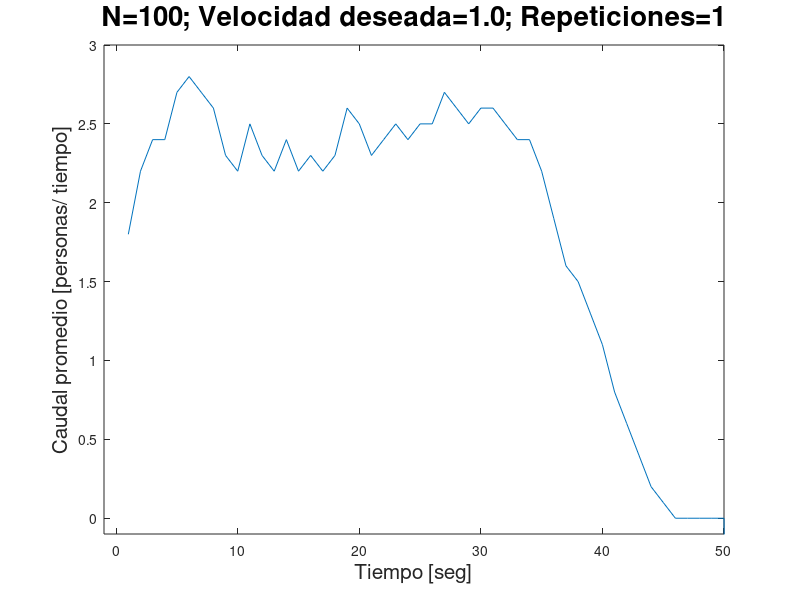

Recreate this plot in MATLAB.
 data= csvread ('N=100_Repeticiones=10/FLOW_N=100_DrivingVelocity=1.00000.csv');
time=data(:,1);
exits=data(:,2);

row = length(exits(:,1));
col = length(exits(1,:));

interval = 10

c = zeros(row - interval, col);
i=1;
while (i + interval <= row)
  for j = 1 : col
    c(i,j) = (exits(i + interval,j) - exits(i,j)) / interval;
   endfor
   i++;
endwhile

#caudalMean = mean(c')';
#errorCaudal = std(c')'./2;

fontsize=15;

maxTime=max(time);
plot(1:length(c(:,1)), c);
axis([-1 50 -0.1 3])
xlabel('Tiempo [seg]','fontsize',fontsize);
ylabel('Caudal promedio [personas/ tiempo]','fontsize',fontsize);
title('N=100; Velocidad deseada=1.0; Repeticiones=1','fontsize',20);
print -dpng 'N=100_Repeticiones=10/graficoC_unica.png'